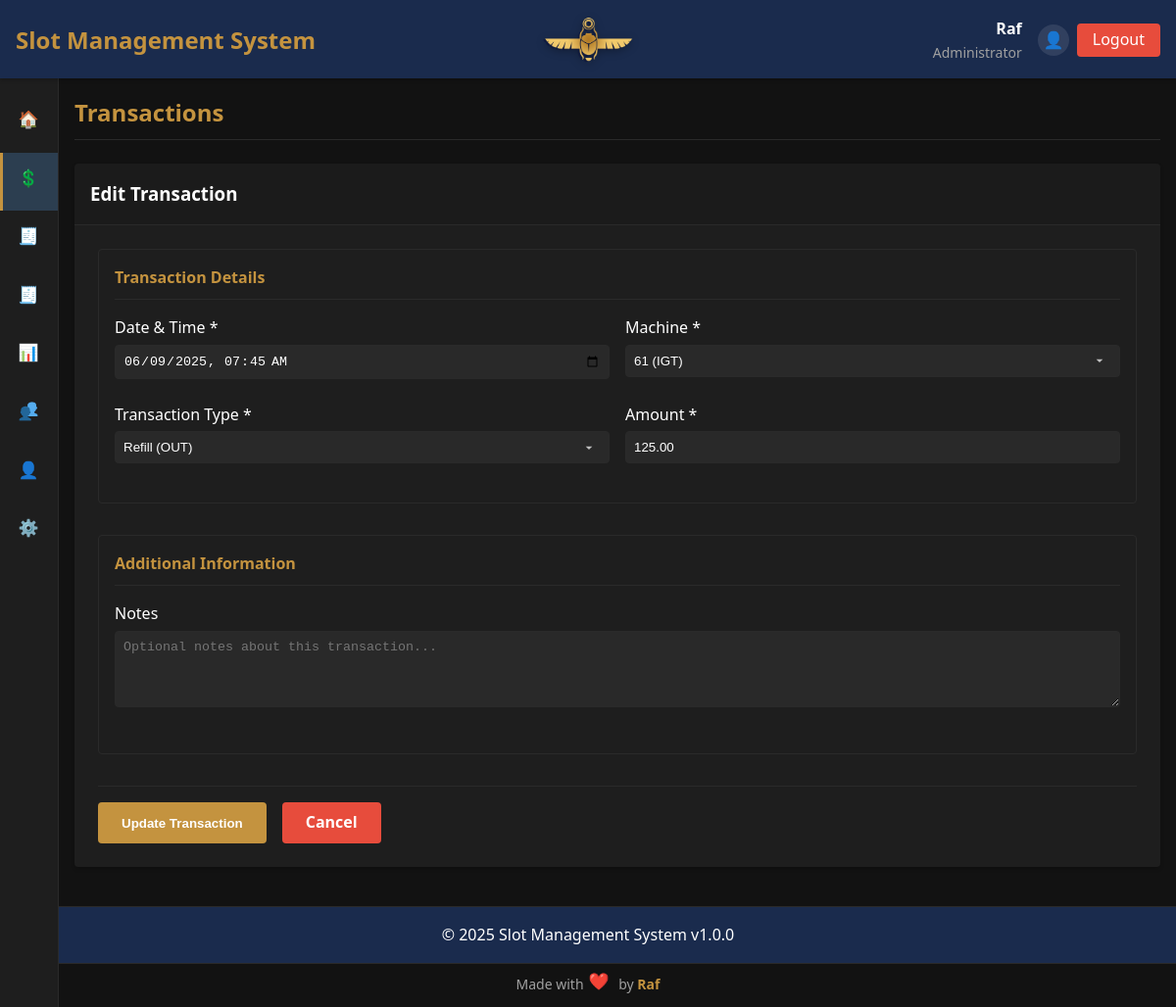
The app's page /index.php?page=transactions&action=edit&id=73 (signed in), older data.
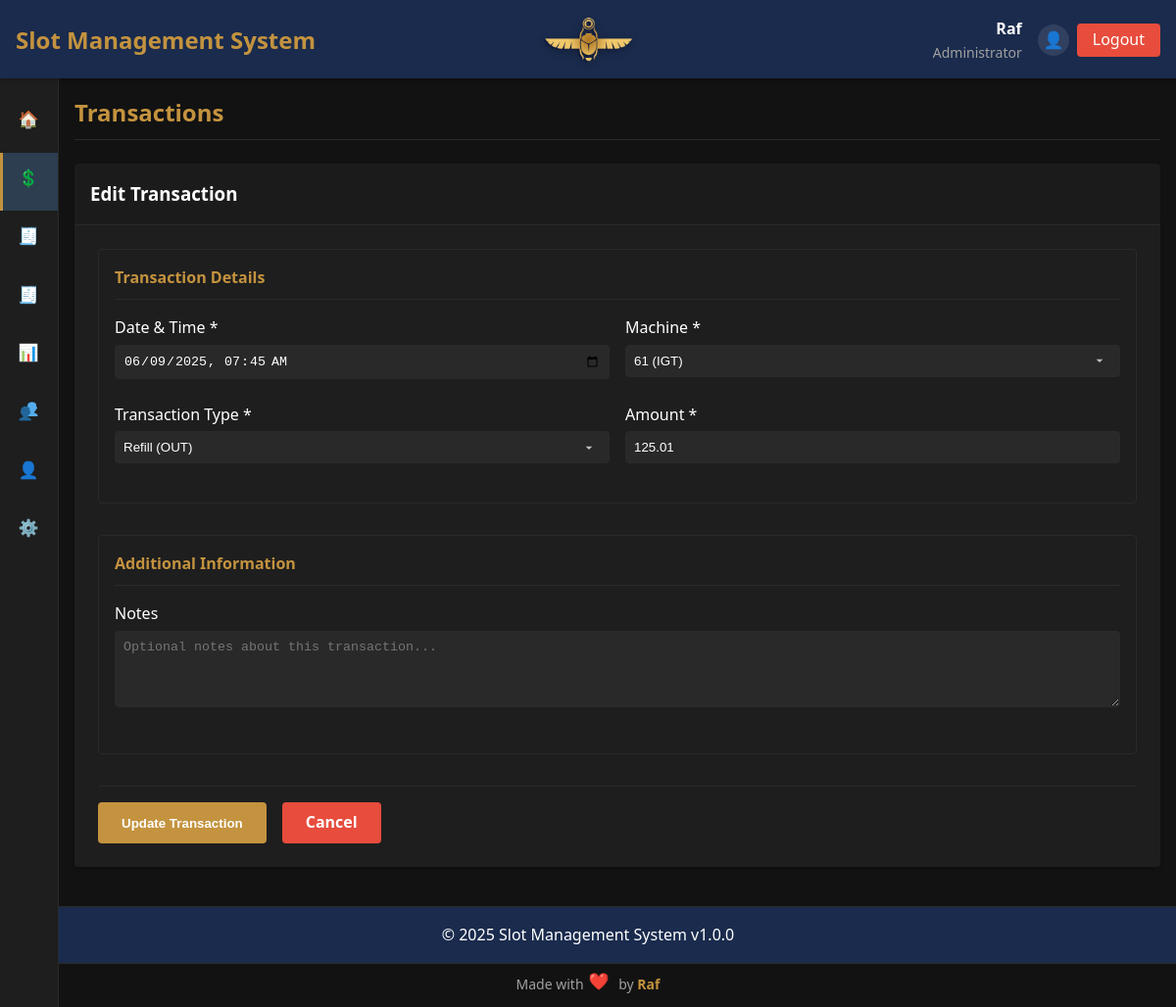
The same page, newer data.
### tables this page shows
CREATE TABLE `transactions` (
  `id` int NOT NULL AUTO_INCREMENT,
  `machine_id` int NOT NULL,
  `transaction_type_id` int NOT NULL,
  `amount` decimal(10,2) NOT NULL,
  `timestamp` timestamp NOT NULL DEFAULT CURRENT_TIMESTAMP,
  `user_id` int NOT NULL,
  `notes` text,
  `created_at` timestamp NULL DEFAULT CURRENT_TIMESTAMP,
  `updated_at` timestamp NULL DEFAULT CURRENT_TIMESTAMP ON UPDATE CURRENT_TIMESTAMP,
  PRIMARY KEY (`id`),
  KEY `machine_id` (`machine_id`),
  KEY `transaction_type_id` (`transaction_type_id`),
  KEY `user_id` (`user_id`)
);

CREATE TABLE `machines` (
  `id` int NOT NULL AUTO_INCREMENT,
  `machine_number` varchar(50) NOT NULL,
  `brand_id` int DEFAULT NULL,
  `model` varchar(100) NOT NULL,
  `type_id` int DEFAULT NULL,
  `credit_value` decimal(10,2) NOT NULL,
  `manufacturing_year` int DEFAULT NULL,
  `ip_address` varchar(15) DEFAULT NULL,
  `mac_address` varchar(17) DEFAULT NULL,
  `serial_number` varchar(100) DEFAULT NULL,
  `status` enum('Active','Inactive','Maintenance','Reserved') NOT NULL DEFAULT 'Active',
  `created_at` timestamp NULL DEFAULT CURRENT_TIMESTAMP,
  `updated_at` timestamp NULL DEFAULT CURRENT_TIMESTAMP ON UPDATE CURRENT_TIMESTAMP,
  PRIMARY KEY (`id`),
  UNIQUE KEY `machine_number` (`machine_number`),
  UNIQUE KEY `serial_number` (`serial_number`),
  KEY `brand_id` (`brand_id`),
  KEY `type_id` (`type_id`)
);

CREATE TABLE `transaction_types` (
  `id` int NOT NULL AUTO_INCREMENT,
  `name` varchar(50) NOT NULL,
  `category` enum('OUT','DROP') NOT NULL,
  `description` text,
  `created_at` timestamp NULL DEFAULT CURRENT_TIMESTAMP,
  `updated_at` timestamp NULL DEFAULT CURRENT_TIMESTAMP ON UPDATE CURRENT_TIMESTAMP,
  PRIMARY KEY (`id`),
  UNIQUE KEY `name` (`name`)
);

### pages/transactions/edit.php (the view, shortened to what the changed rows need)
<?php
$transaction_id = $_GET['id'];
try {
    $stmt = $conn->prepare("
    SELECT t.*,
           m.machine_number, m.model, mt.name as machine_type,
           b.name as brand_name,
           tt.name as transaction_type, tt.category,
           u.username, u.name as user_name
    FROM transactions t
    JOIN machines m ON t.machine_id = m.id
    LEFT JOIN brands b ON m.brand_id = b.id
	LEFT JOIN machine_types mt ON m.type_id = mt.id
    JOIN transaction_types tt ON t.transaction_type_id = tt.id
    JOIN users u ON t.user_id = u.id
    WHERE t.id = ?
");
    $stmt->execute([$transaction_id]);
    $transaction = $stmt->fetch(PDO::FETCH_ASSOC);
} catch (PDOException $e) {
    header("Location: index.php?page=transactions&error=Database error");
    exit;
}
try {
    $types_stmt = $conn->query("SELECT id, name, category FROM transaction_types ORDER BY category, name");
    $transaction_types = $types_stmt->fetchAll(PDO::FETCH_ASSOC);
} catch (PDOException $e) {
    $error = "Database error: " . $e->getMessage();
    $transaction_types = [];
}
try {
    $machines_stmt = $conn->query("
        SELECT m.id, m.machine_number, b.name as brand_name
        FROM machines m
        LEFT JOIN brands b ON m.brand_id = b.id
        ORDER BY m.machine_number
    ");
    $machines = $machines_stmt->fetchAll(PDO::FETCH_ASSOC);
} catch (PDOException $e) {
    $error = "Database error: " . $e->getMessage();
    $machines = [];
}
?>
<div class="transaction-edit fade-in">
    <div class="card">
        <div class="card-header">
            <h3>Edit Transaction</h3>
        </div>
        <div class="card-body">
            <form method="POST" class="transaction-form">
                <div class="form-section">
                    <h4>Transaction Details</h4>
                    <div class="row">
                        <div class="col">
                            <div class="form-group">
                                <label for="timestamp">Date & Time *</label>
                                <input type="datetime-local" id="timestamp" name="timestamp" class="form-control"
                                       value="<?php echo date('Y-m-d\TH:i', strtotime($transaction['timestamp'])); ?>" required>
                            </div>
                        </div>
                        <div class="col">
                            <div class="form-group">
                                <label for="machine_id">Machine *</label>
                                <select id="machine_id" name="machine_id" class="form-control" required>
                                    <?php foreach ($machines as $machine): ?>
                                        <option value="<?php echo $machine['id']; ?>" <?php echo $machine['id'] == $transaction['machine_id'] ? 'selected' : ''; ?>>
                                            <?php echo htmlspecialchars($machine['machine_number']); ?>
                                            <?php if ($machine['brand_name']): ?>
                                                (<?php echo htmlspecialchars($machine['brand_name']); ?>)
                                            <?php endif; ?>
                                        </option>
                                    <?php endforeach; ?>
                                </select>
                            </div>
                        </div>
                    </div>
                    <div class="row">
                        <div class="col">
                            <div class="form-group">
                                <label for="transaction_type_id">Transaction Type *</label>
                                <select id="transaction_type_id" name="transaction_type_id" class="form-control" required>
                                    <?php foreach ($transaction_types as $type): ?>
                                        <option value="<?php echo $type['id']; ?>" <?php echo $type['id'] == $transaction['transaction_type_id'] ? 'selected' : ''; ?>>
                                            <?php echo htmlspecialchars($type['name']); ?> (<?php echo $type['category']; ?>)
                                        </option>
                                    <?php endforeach; ?>
                                </select>
                            </div>
                        </div>
                        <div class="col">
                            <div class="form-group">
                                <label for="amount">Amount *</label>
                                <input type="number" id="amount" name="amount" step="0.01" min="0" class="form-control" value="<?php echo number_format((float)$transaction['amount'], 2, '.', ''); ?>" required>
                            </div>
                        </div>
                    </div>
                </div>
                <div class="form-section">
                    <h4>Additional Information</h4>
                    <div class="form-group">
                        <label for="notes">Notes</label>
                        <textarea id="notes" name="notes" class="form-control" rows="4" placeholder="Optional notes about this transaction..."><?php echo htmlspecialchars($transaction['notes'] ?? ''); ?></textarea>
                    </div>
                </div>
                <div class="form-actions">
                    <button type="submit" class="btn btn-primary">Update Transaction</button>
                    <a href="index.php?page=transactions" class="btn btn-danger">Cancel</a>
                </div>
            </form>
        </div>
    </div>
</div>

Row changes from the older to the newer data that the page shows:
changed transactions "61 (IGT)": amount "125.00" → "125.01"
